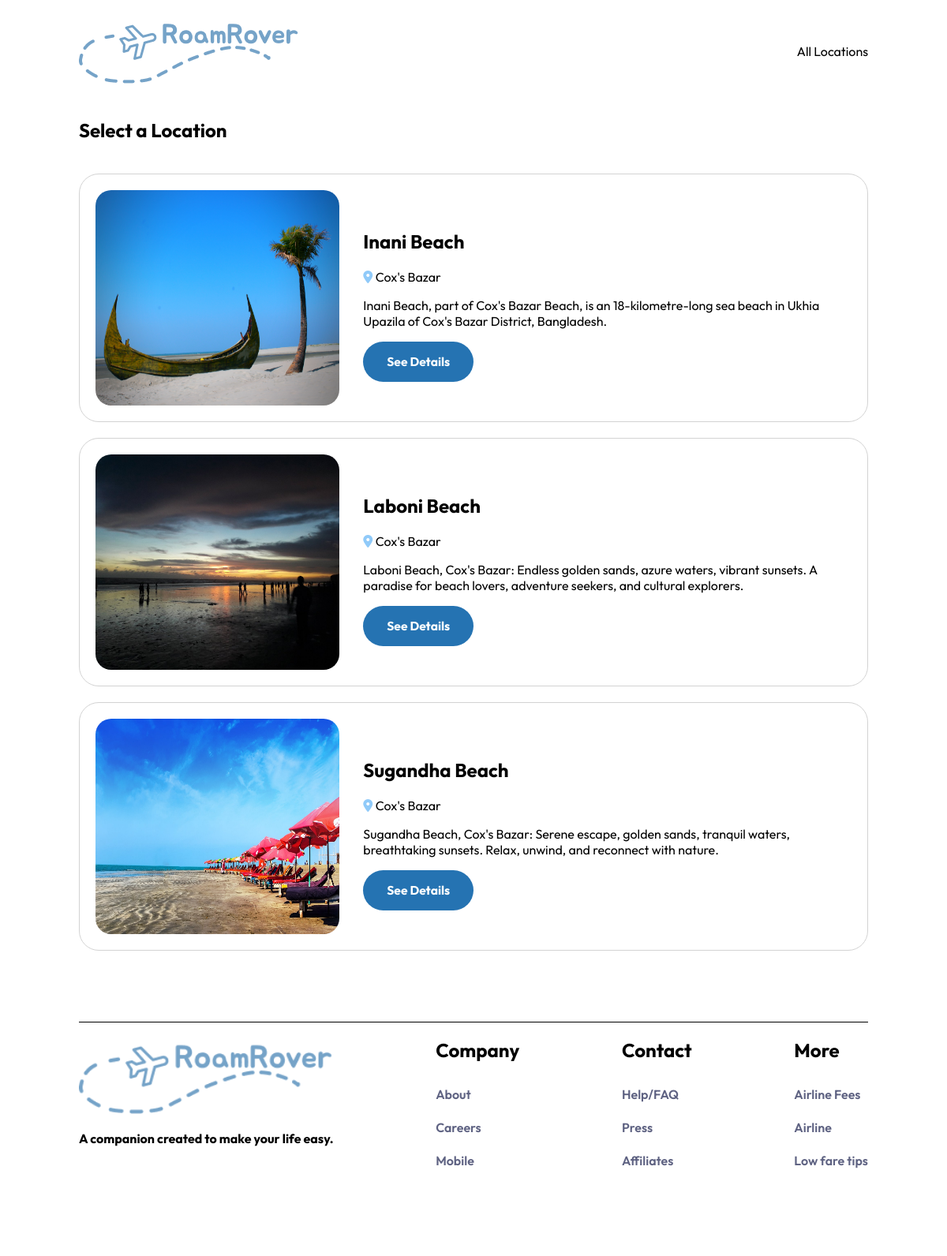
Screenshot of /categories/3/locations/ with the database file from the repository.
### base/models.py (models this page shows, shortened)
class Location(models.Model):
    category = models.ForeignKey(Category, on_delete=models.CASCADE)
    name = models.CharField(max_length=200, blank=True, null=True)
    image = models.ImageField(
        upload_to="images/location", blank=True, null=True)
    city = models.CharField(max_length=200, blank=True, null=True)
    bio = models.CharField(max_length=200, blank=True, null=True)
    overview = models.TextField(max_length=10000, blank=True, null=True)
    containsWater = models.BooleanField(default=False, blank=True, null=True)
    involveHiking = models.BooleanField(default=False, blank=True, null=True)
    acrophobic = models.BooleanField(default=False, blank=True, null=True)
    safe = models.BooleanField(default=False, blank=True, null=True)
    cautious = models.BooleanField(default=False, blank=True, null=True)
    unsafe = models.BooleanField(default=False, blank=True, null=True)
    iframe = models.CharField(max_length=10000, blank=True, null=True)
    lattitude = models.CharField(max_length=200, blank=True, null=True)
    longitude = models.CharField(max_length=200, blank=True, null=True)
    class Meta:
        ordering = ['city']

### base/views.py (the view)
class CategoryLocationList(ListView):
    model = Location
    template_name = 'location_list.html'
    context_object_name = 'locations'
    def get_queryset(self):
        category_id = self.kwargs['category_id']
        category = get_object_or_404(Category, id=category_id)
        return Location.objects.filter(category=category)
    def get_context_data(self, **kwargs):
        context = super().get_context_data(**kwargs)
        context['category'] = get_object_or_404(
            Category, id=self.kwargs['category_id'])
        return context

### base/templates/base/location_list.html
{% extends "base/main.html" %} {% block content %}
<section class="all-locations">
  <h1>Select a Location</h1>
  {% for location in object_list %}
  <div class="location-container">
    <img
      src="{{location.image.url}}"
      alt=""
      style="width: 100%; border-radius: 20px; height: 273px"
    />
    <div>
      <h1>{{location.name}}</h1>
      <p>
        <i class="fa-solid fa-location-dot" style="color: #90caf9"></i>
        {{location.city}}
      </p>
      <p>{{location.bio}}</p>
      <a href="{% url 'location' location.id %}"
        ><button><h3>See Details</h3></button></a
      >
    </div>
  </div>
  {% endfor %}
</section>
{% endblock content %}

### base/templates/base/main.html (style rules this page uses)
* { scroll-behavior: smooth; }
body { font-family: "outfit"; max-width: 1300px; margin: 0px auto; z-index: 1; }
.all-locations { display: flex; flex-wrap: wrap; flex-direction: column; gap: 20px; margin-bottom: 50px; }
.location-container { border: 1px solid lightgray; border-radius: 25px; padding: 20px; display: grid; grid-template-columns: 1fr 2fr; align-items: center; gap: 30px; }
button { font-family: "Outfit"; border: none; background-color: #2573b2; padding: 0px 30px; color: white; border-radius: 70px; cursor: pointer; transition: 400ms ease-in-out; }
@media (max-width: 1367px) { body { max-width: 1000px; } }

### rows the page displays
Location: image (picture), name "Inani Beach", city "Cox's Bazar", bio "Inani Beach, part of Cox's Bazar Beach, is an 18-kilometre-long sea beach in Ukhia Upazila of Cox's Bazar District, Bangladesh."
Location: image (picture), name "Laboni Beach", city "Cox's Bazar", bio "Laboni Beach, Cox's Bazar: Endless golden sands, azure waters, vibrant sunsets. A paradise for beach lovers, adventure seekers, and cultural explorers."
Location: image (picture), name "Sugandha Beach", city "Cox's Bazar", bio "Sugandha Beach, Cox's Bazar: Serene escape, golden sands, tranquil waters, breathtaking sunsets. Relax, unwind, and reconnect with nature."
